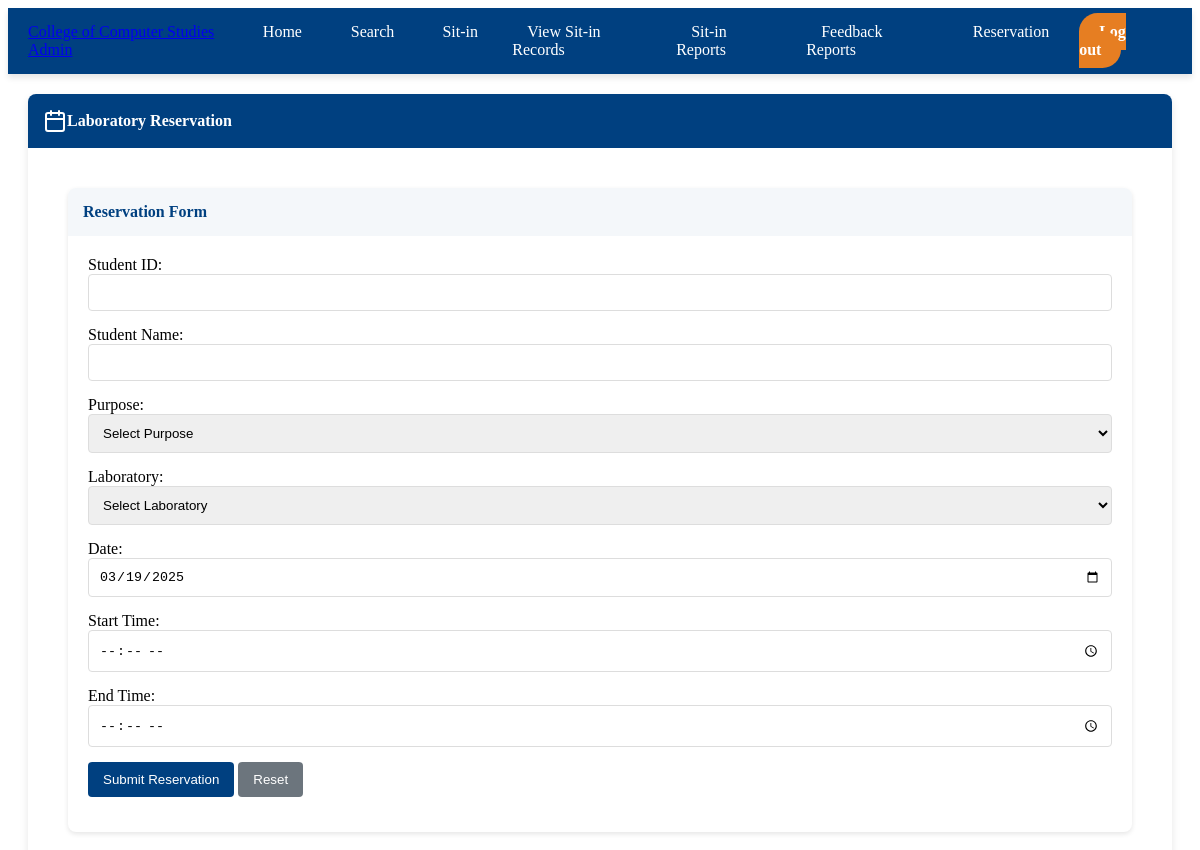
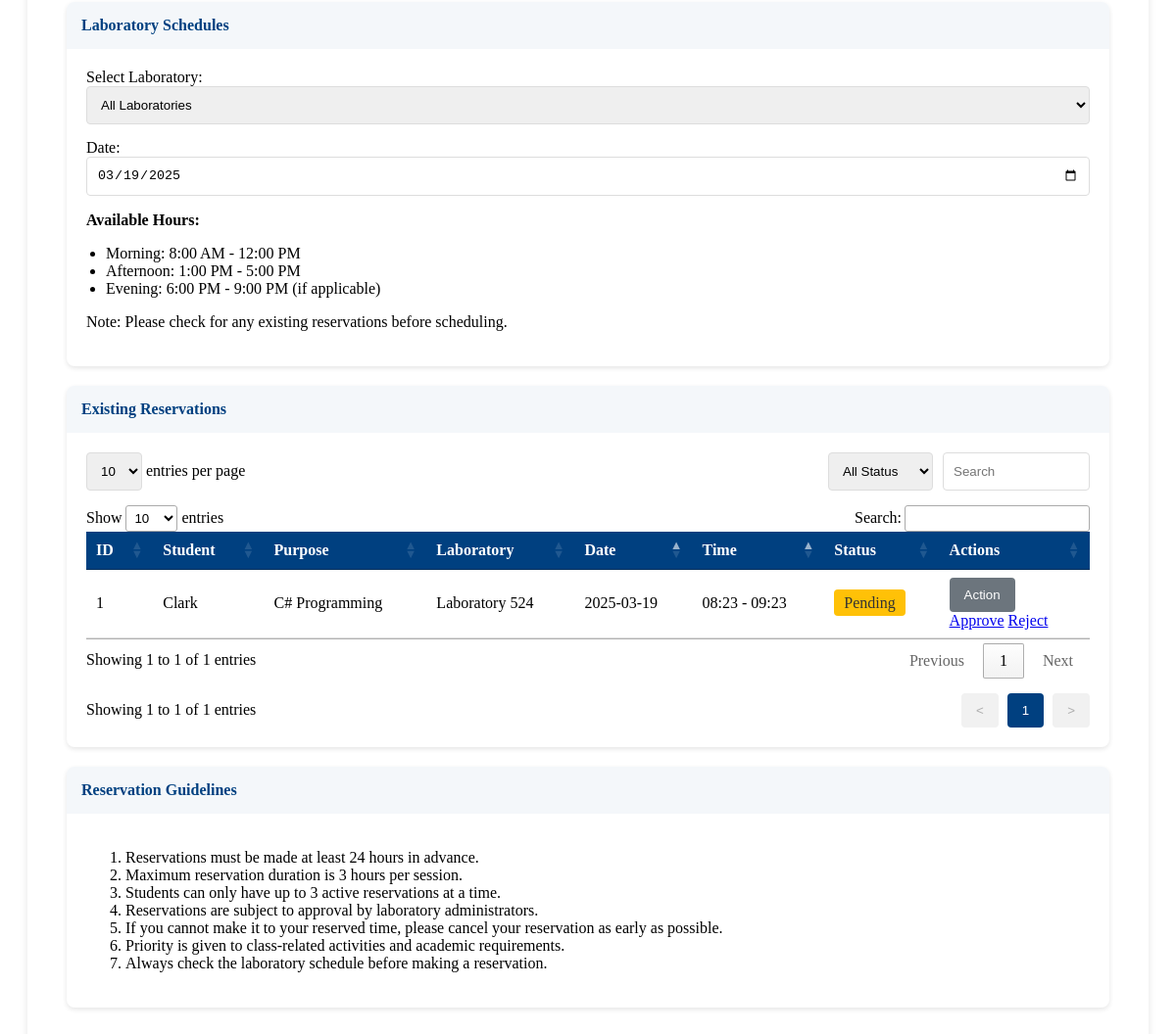
Page /reservation (signed in) on the committed database (2 pictures, top to bottom).
### tables this page shows
CREATE TABLE reservations (
        id INTEGER PRIMARY KEY AUTOINCREMENT,
        student_id INTEGER NOT NULL,
        lab_id INTEGER NOT NULL,
        purpose TEXT NOT NULL,
        date DATE NOT NULL,
        start_time TIME NOT NULL,
        end_time TIME NOT NULL,
        status TEXT DEFAULT 'pending',
        date_created TIMESTAMP DEFAULT CURRENT_TIMESTAMP,
        FOREIGN KEY (student_id) REFERENCES students (id),
        FOREIGN KEY (lab_id) REFERENCES laboratories (id)
    );

CREATE TABLE students (
        id INTEGER PRIMARY KEY,
        name TEXT NOT NULL,
        program TEXT NOT NULL,
        year_level INTEGER,
        date_registered TIMESTAMP DEFAULT CURRENT_TIMESTAMP
    );

CREATE TABLE laboratories (
        id INTEGER PRIMARY KEY,
        name TEXT NOT NULL,
        capacity INTEGER NOT NULL,
        description TEXT
    );

### app.py (the view, shortened to what this page needs)
@app.route('/reservation', methods=['GET', 'POST'])
@login_required
def reservation():
    conn = get_db_connection()
    reservations = conn.execute('''
        SELECT r.id, r.student_id, st.name, r.lab_id, l.name as lab_name,
               r.purpose, r.date, r.start_time, r.end_time, r.status, r.date_created
        FROM reservations r
        JOIN students st ON r.student_id = st.id
        JOIN laboratories l ON r.lab_id = l.id
        ORDER BY r.date, r.start_time
    ''').fetchall()
    laboratories = conn.execute('SELECT * FROM laboratories').fetchall()
    conn.close()
    return render_template('reservation.html', reservations=reservations, laboratories=laboratories)

### templates/reservation.html (shortened to what this page needs)
{% extends "base.html" %}
{% block content %}
<div class="card">
    <div class="card-header">
        <i data-feather="calendar"></i> Laboratory Reservation
    </div>
    <div class="card-body">
        <div class="row">
            <div class="col-md-5">
                <div class="card" style="box-shadow: 0 2px 5px rgba(0,0,0,0.1);">
                    <div class="card-header" style="background-color: #f4f7fa;">
                        <h4 style="margin: 0; color: #004080;">Reservation Form</h4>
                    </div>
                    <div class="card-body">
                        <form action="{{ url_for('reservation') }}" method="post" id="reservation-form">
                            <div class="form-group">
                                <label for="student_id">Student ID:</label>
                                <input type="text" id="student_id" name="student_id" class="form-control" required>
                            </div>
                            <div class="form-group">
                                <label for="student_name">Student Name:</label>
                                <input type="text" id="student_name" name="student_name" class="form-control" required>
                            </div>
                            <div class="form-group">
                                <label for="purpose">Purpose:</label>
                                <select id="purpose" name="purpose" class="form-control" required>
                                    <option value="">Select Purpose</option>
                                </select>
                            </div>
                            <div class="form-group">
                                <label for="lab_id">Laboratory:</label>
                                <select id="lab_id" name="lab_id" class="form-control" required>
                                    <option value="">Select Laboratory</option>
                                </select>
                            </div>
                            <div class="form-group">
                                <label for="date">Date:</label>
                                <input type="date" id="date" name="date" class="form-control" required min="{{ now_date }}">
                            </div>
                            <div class="row">
                                <div class="col-md-6">
                                    <div class="form-group">
                                        <label for="start_time">Start Time:</label>
                                        <input type="time" id="start_time" name="start_time" class="form-control" required>
                                    </div>
                                </div>
                                <div class="col-md-6">
                                    <div class="form-group">
                                        <label for="end_time">End Time:</label>
                                        <input type="time" id="end_time" name="end_time" class="form-control" required>
                                    </div>
                                </div>
                            </div>
                            <div class="form-group">
                                <button type="submit" class="btn btn-primary">Submit Reservation</button>
                                <button type="reset" class="btn btn-secondary">Reset</button>
                            </div>
                        </form>
                    </div>
                </div>
                <div class="card" style="margin-top: 20px; box-shadow: 0 2px 5px rgba(0,0,0,0.1);">
                    <div class="card-header" style="background-color: #f4f7fa;">
                        <h4 style="margin: 0; color: #004080;">Laboratory Schedules</h4>
                    </div>
                    <div class="card-body">
                        <div class="form-group">
                            <label for="schedule_lab">Select Laboratory:</label>
                            <select id="schedule_lab" class="form-control">
                                <option value="all">All Laboratories</option>
                            </select>
                        </div>
                        <div class="form-group">
                            <label for="schedule_date">Date:</label>
                            <input type="date" id="schedule_date" class="form-control" value="{{ now_date }}">
                        </div>
                        <div id="schedule-info" style="margin-top: 15px;">
                            <p><strong>Available Hours:</strong></p>
                            <ul style="padding-left: 20px;">
                                <li>Morning: 8:00 AM - 12:00 PM</li>
                                <li>Afternoon: 1:00 PM - 5:00 PM</li>
                                <li>Evening: 6:00 PM - 9:00 PM (if applicable)</li>
                            </ul>
                            <p class="text-info">Note: Please check for any existing reservations before scheduling.</p>
                        </div>
                    </div>
                </div>
            </div>
            <div class="col-md-7">
                <div class="card" style="box-shadow: 0 2px 5px rgba(0,0,0,0.1);">
                    <div class="card-header" style="background-color: #f4f7fa;">
                        <h4 style="margin: 0; color: #004080;">Existing Reservations</h4>
                    </div>
                    <div class="card-body">
                        <div style="margin-bottom: 15px;">
                            <div style="display: flex; justify-content: space-between; align-items: center;">
                                <div>
                                    <select id="entries-per-page" class="form-control" style="width: auto; display: inline-block;">
                                        <option value="10">10</option>
                                    </select>
                                    <span>entries per page</span>
                                </div>
                                <div style="display: flex;">
                                    <select id="filter-status" class="form-control" style="width: auto; margin-right: 10px;">
                                        <option value="all">All Status</option>
                                    </select>
                                    <input type="text" id="reservation-search" class="form-control" placeholder="Search" style="width: 150px;">
                                </div>
                            </div>
                        </div>
                        <div class="table-responsive">
                            <table class="table table-striped" id="reservations-table">
                                <thead>
                                    <tr>
                                        <th>ID</th>
                                        <th>Student</th>
                                        <th>Purpose</th>
                                        <th>Laboratory</th>
                                        <th>Date</th>
                                        <th>Time</th>
                                        <th>Status</th>
                                        {% if session.user_role == 'admin' %}
                                        <th>Actions</th>
                                        {% endif %}
                                    </tr>
                                </thead>
                                <tbody>
                                    {% if reservations %}
                                        {% for reservation in reservations %}
                                        <tr>
                                            <td>{{ reservation.id }}</td>
                                            <td>{{ reservation.name }}</td>
                                            <td>{{ reservation.purpose }}</td>
                                            <td>{{ reservation.lab_name }}</td>
                                            <td>{{ reservation.date }}</td>
                                            <td>{{ reservation.start_time }} - {{ reservation.end_time }}</td>
                                            <td>
                                                {% if reservation.status == 'pending' %}
                                                <span class="badge" style="background-color: #FFC107; color: #333; padding: 5px 10px; border-radius: 4px;">Pending</span>
                                                {% elif reservation.status == 'approved' %}
                                                <span class="badge" style="background-color: #28A745; color: white; padding: 5px 10px; border-radius: 4px;">Approved</span>
                                                {% elif reservation.status == 'rejected' %}
                                                <span class="badge" style="background-color: #DC3545; color: white; padding: 5px 10px; border-radius: 4px;">Rejected</span>
                                                {% elif reservation.status == 'completed' %}
                                                <span class="badge" style="background-color: #6C757D; color: white; padding: 5px 10px; border-radius: 4px;">Completed</span>
                                                {% endif %}
                                            </td>
                                            {% if session.user_role == 'admin' %}
                                            <td>
                                                <div class="dropdown">
                                                    <button class="btn btn-sm btn-secondary dropdown-toggle" type="button" id="dropdownMenuButton" data-toggle="dropdown" aria-haspopup="true" aria-expanded="false">
                                                        Action
                                                    </button>
                                                    <div class="dropdown-menu" aria-labelledby="dropdownMenuButton">
                                                        {% if reservation.status == 'pending' %}
                                                        <a class="dropdown-item" href="{{ url_for('update_reservation_status', reservation_id=reservation.id, status='approved') }}">Approve</a>
                                                        <a class="dropdown-item" href="{{ url_for('update_reservation_status', reservation_id=reservation.id, status='rejected') }}">Reject</a>
                                                        {% elif reservation.status == 'approved' %}
                                                        <a class="dropdown-item" href="{{ url_for('update_reservation_status', reservation_id=reservation.id, status='completed') }}">Mark as Completed</a>
                                                        {% endif %}
                                                    </div>
                                                </div>
                                            </td>
                                            {% endif %}
                                        </tr>
                                        {% endfor %}
                                    {% else %}
                                        <tr>
                                            <td colspan="{% if session.user_role == 'admin' %}8{% else %}7{% endif %}" class="text-center">No reservations found</td>
                                        </tr>
                                    {% endif %}
                                </tbody>
                            </table>
                        </div>
                        <div style="margin-top: 15px; display: flex; justify-content: space-between; align-items: center;">
                            <div>
                                <span>Showing 1 to
                                    {% if reservations %}
                                        {{ reservations|length if reservations|length < 10 else 10 }}
                                    {% else %}
                                        0
                                    {% endif %}
                                    of
                                    {% if reservations %}
                                        {{ reservations|length }}
                                    {% else %}
                                        0
                                    {% endif %}
                                    entries
                                </span>
                            </div>
                            <div class="pagination">
                                {% if reservations and reservations|length > 10 %}
                                <button class="btn btn-sm" style="margin-right: 5px; background-color: #f1f1f1;">&lt;</button>
                                <button class="btn btn-sm" style="margin-right: 5px; background-color: #004080; color: white;">1</button>
                                <button class="btn btn-sm" style="margin-right: 5px; background-color: #f1f1f1;">2</button>
                                <button class="btn btn-sm" style="background-color: #f1f1f1;">&gt;</button>
                                {% else %}
                                <button disabled class="btn btn-sm" style="margin-right: 5px; background-color: #f1f1f1;">&lt;</button>
                                <button class="btn btn-sm" style="margin-right: 5px; background-color: #004080; color: white;">1</button>
                                <button disabled class="btn btn-sm" style="background-color: #f1f1f1;">&gt;</button>
                                {% endif %}
                            </div>
                        </div>
                    </div>
                </div>
                <div class="card" style="margin-top: 20px; box-shadow: 0 2px 5px rgba(0,0,0,0.1);">
                    <div class="card-header" style="background-color: #f4f7fa;">
                        <h4 style="margin: 0; color: #004080;">Reservation Guidelines</h4>
                    </div>
                    <div class="card-body">
                        <ol>
                            <li>Reservations must be made at least 24 hours in advance.</li>
                            <li>Maximum reservation duration is 3 hours per session.</li>
                            <li>Students can only have up to 3 active reservations at a time.</li>
                            <li>Reservations are subject to approval by laboratory administrators.</li>
                            <li>If you cannot make it to your reserved time, please cancel your reservation as early as possible.</li>
                            <li>Priority is given to class-related activities and academic requirements.</li>
                            <li>Always check the laboratory schedule before making a reservation.</li>
                        </ol>
                    </div>
                </div>
            </div>
        </div>
    </div>
</div>
{% endblock %}

### rows in the picture
reservations: id "1", name "Clark", purpose "C# Programming", lab_name "Laboratory 524", date "2025-03-19", start_time "08:23", end_time "09:23", status "Pending"

### other values in the picture
{{ reservations|length if reservations|length < 10 else 10 }} "1"
{{ reservations|length }} "1"
